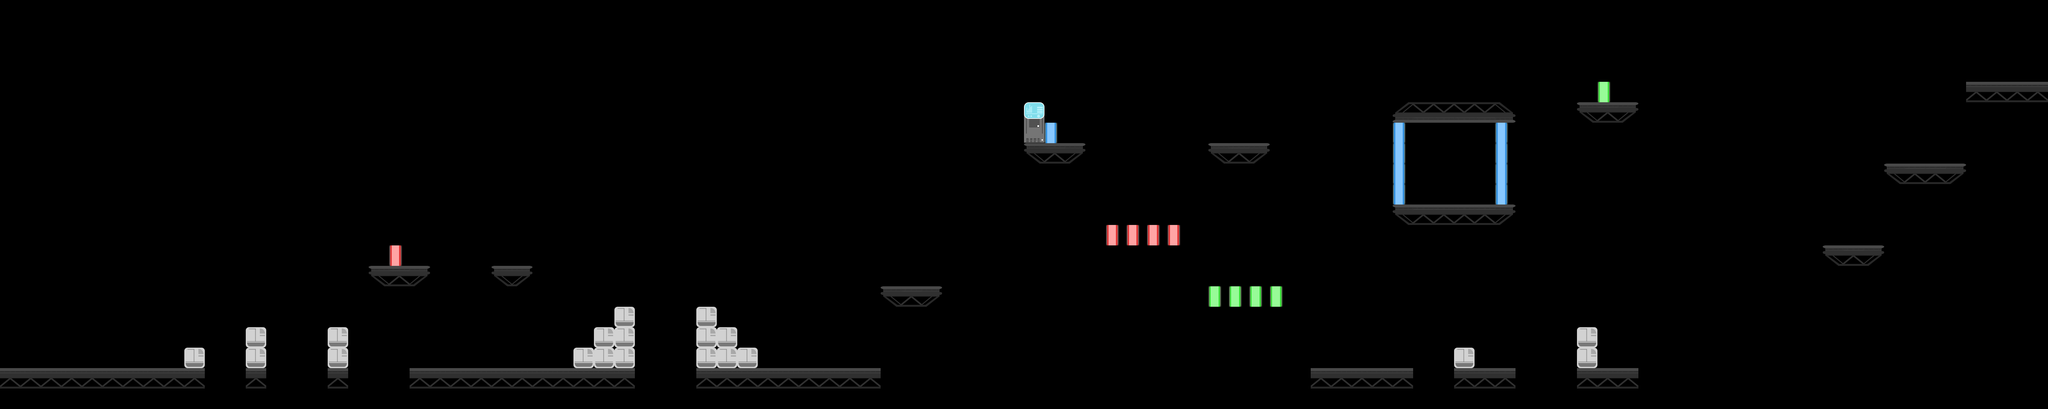

This is a level from a 2D game, rendered from its Tiled map with the project's own tilesets. A one-line summary and the map file follow, with tile-layer data summarised:
An orthogonal 100x20 tile map with 64x64 px tiles, 7 tile layers (sol, plateforme, mur_rouge, mur_vert, ...) and 24 objects.

<map version="1.9" tiledversion="1.9.2" orientation="orthogonal" renderorder="right-down" width="100" height="20" tilewidth="64" tileheight="64" infinite="0" nextlayerid="14" nextobjectid="30">
 <editorsettings>
  <export target="../asset/carte/niveau_3.json" format="json" />
 </editorsettings>
 <tileset firstgid="1" name="tileset" tilewidth="64" tileheight="64" tilecount="100" columns="10">
  <image source="tileset.png" width="640" height="640" />
  <tile id="0">
   <properties>
    <property name="solide" type="bool" value="true" />
   </properties>
  </tile>
  <tile id="1">
   <properties>
    <property name="solide" type="bool" value="true" />
   </properties>
  </tile>
  <tile id="2">
   <properties>
    <property name="solide" type="bool" value="true" />
   </properties>
  </tile>
  <tile id="3">
   <properties>
    <property name="solide" type="bool" value="true" />
   </properties>
  </tile>
  <tile id="4">
   <properties>
    <property name="solide" type="bool" value="true" />
   </properties>
  </tile>
  <tile id="30">
   <properties>
    <property name="solide" type="bool" value="true" />
   </properties>
  </tile>
  <tile id="32">
   <properties>
    <property name="solide" type="bool" value="true" />
   </properties>
  </tile>
  <tile id="33">
   <properties>
    <property name="solide" type="bool" value="true" />
   </properties>
  </tile>
  <tile id="34">
   <properties>
    <property name="solide" type="bool" value="true" />
   </properties>
  </tile>
  <tile id="36">
   <properties>
    <property name="solide" type="bool" value="true" />
   </properties>
  </tile>
  <tile id="50">
   <properties>
    <property name="solide" type="bool" value="true" />
   </properties>
  </tile>
  <tile id="51">
   <properties>
    <property name="solide" type="bool" value="true" />
   </properties>
  </tile>
  <tile id="52">
   <properties>
    <property name="solide" type="bool" value="true" />
   </properties>
  </tile>
 </tileset>
 <layer id="1" name="sol" width="100" height="20">
  <data>[2000 cells, 67 non-empty, 3 distinct tile ids]</data>
 </layer>
 <layer id="2" name="plateforme" width="100" height="20">
  <data>[2000 cells, 36 non-empty, 3 distinct tile ids]</data>
 </layer>
 <layer id="3" name="mur_rouge" width="100" height="20">
  <data>[2000 cells, 4 non-empty, 1 distinct tile ids]</data>
 </layer>
 <layer id="4" name="mur_vert" width="100" height="20">
  <data>[2000 cells, 4 non-empty, 1 distinct tile ids]</data>
 </layer>
 <layer id="5" name="mur_bleu" width="100" height="20">
  <data>[2000 cells, 8 non-empty, 1 distinct tile ids]</data>
 </layer>
 <objectgroup id="6" name="ennemi_A_spawn">
  <object id="13" gid="93" x="3968" y="886" width="64" height="64" />
  <object id="14" gid="93" x="3650" y="692" width="64" height="64" />
  <object id="16" gid="93" x="4662" y="312" width="64" height="64" />
  <object id="17" gid="93" x="4372" y="310" width="64" height="64" />
  <object id="18" gid="93" x="4800" y="962" width="64" height="64" />
 </objectgroup>
 <objectgroup id="7" name="ennemi_B_spawn">
  <object id="11" gid="94" x="2690" y="1144" width="64" height="64" />
  <object id="15" gid="94" x="4352" y="1146" width="64" height="64" />
 </objectgroup>
 <objectgroup id="8" name="ennemi_C_spawn">
  <object id="5" gid="95" x="450" y="1150" width="64" height="64" />
  <object id="6" gid="95" x="1572" y="828" width="64" height="64" />
  <object id="7" gid="95" x="1728" y="1148" width="64" height="64" />
  <object id="8" gid="95" x="1790" y="1080" width="64" height="64" />
  <object id="9" gid="95" x="1854" y="1016" width="64" height="64" />
  <object id="10" gid="95" x="1926" y="948" width="64" height="64" />
  <object id="19" gid="95" x="6078" y="508" width="64" height="64" />
  <object id="20" gid="95" x="5820" y="764" width="64" height="64" />
 </objectgroup>
 <objectgroup id="9" name="ennemi_D_spawn" />
 <objectgroup id="10" name="plateforme_spawn">
  <object id="27" gid="99" x="3071.03" y="1274.42" width="64" height="64" />
  <object id="28" gid="99" x="5249.82" y="253.212" width="64" height="64" />
  <object id="29" gid="99" x="5501.33" y="1283.52" width="64" height="64" />
 </objectgroup>
 <objectgroup id="11" name="batterie_spawn">
  <object id="21" gid="97" x="1412" y="1148" width="64" height="64" />
  <object id="22" gid="97" x="2830" y="888" width="64" height="64" />
  <object id="23" gid="97" x="4438" y="632" width="64" height="64" />
  <object id="24" gid="97" x="4512" y="632" width="64" height="64" />
  <object id="25" gid="97" x="4590" y="636" width="64" height="64" />
  <object id="26" gid="97" x="4680" y="1138" width="64" height="64" />
 </objectgroup>
 <layer id="12" name="checkpoint" width="100" height="20">
  <data>[2000 cells, 2 non-empty, 2 distinct tile ids]</data>
 </layer>
 <layer id="13" name="objet" width="100" height="20">
  <data>[2000 cells, 3 non-empty, 3 distinct tile ids]</data>
 </layer>
</map>